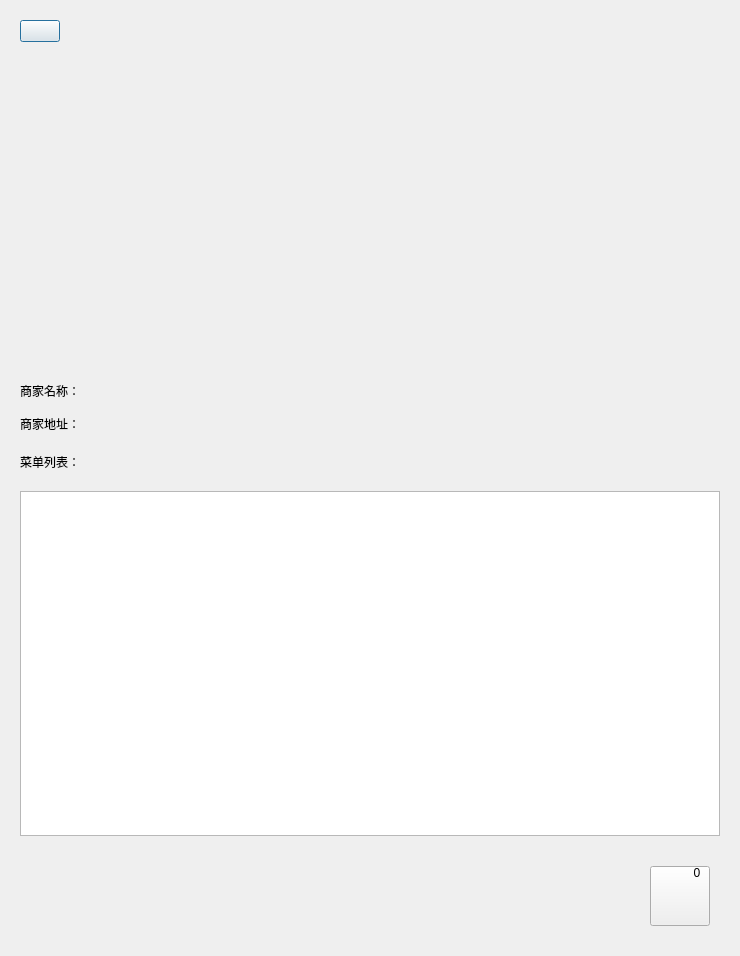
<?xml version="1.0" encoding="UTF-8"?>
<ui version="4.0">
 <class>MerchantDialog</class>
 <widget class="QDialog" name="MerchantDialog">
  <property name="geometry">
   <rect>
    <x>0</x>
    <y>0</y>
    <width>740</width>
    <height>956</height>
   </rect>
  </property>
  <property name="windowTitle">
   <string>商家信息</string>
  </property>
  <layout class="QVBoxLayout" name="verticalLayout">
   <property name="spacing">
    <number>20</number>
   </property>
   <property name="leftMargin">
    <number>20</number>
   </property>
   <property name="topMargin">
    <number>20</number>
   </property>
   <property name="rightMargin">
    <number>20</number>
   </property>
   <property name="bottomMargin">
    <number>20</number>
   </property>
   <item>
    <widget class="QPushButton" name="menu_return_btn">
     <property name="maximumSize">
      <size>
       <width>40</width>
       <height>40</height>
      </size>
     </property>
     <property name="cursor">
      <cursorShape>PointingHandCursor</cursorShape>
     </property>
     <property name="text">
      <string/>
     </property>
    </widget>
   </item>
   <item>
    <widget class="QWidget" name="imageContainer" native="true">
     <property name="minimumSize">
      <size>
       <width>700</width>
       <height>300</height>
      </size>
     </property>
     <property name="maximumSize">
      <size>
       <width>700</width>
       <height>300</height>
      </size>
     </property>
     <layout class="QHBoxLayout" name="horizontalLayout">
      <property name="spacing">
       <number>0</number>
      </property>
      <property name="leftMargin">
       <number>0</number>
      </property>
      <property name="topMargin">
       <number>0</number>
      </property>
      <property name="rightMargin">
       <number>19</number>
      </property>
      <property name="bottomMargin">
       <number>0</number>
      </property>
      <item>
       <widget class="QLabel" name="imageLabel">
        <property name="sizePolicy">
         <sizepolicy hsizetype="Expanding" vsizetype="Expanding">
          <horstretch>0</horstretch>
          <verstretch>0</verstretch>
         </sizepolicy>
        </property>
        <property name="minimumSize">
         <size>
          <width>300</width>
          <height>300</height>
         </size>
        </property>
        <property name="maximumSize">
         <size>
          <width>300</width>
          <height>300</height>
         </size>
        </property>
        <property name="layoutDirection">
         <enum>Qt::LeftToRight</enum>
        </property>
        <property name="scaledContents">
         <bool>true</bool>
        </property>
        <property name="alignment">
         <set>Qt::AlignLeading|Qt::AlignLeft|Qt::AlignVCenter</set>
        </property>
       </widget>
      </item>
     </layout>
    </widget>
   </item>
   <item>
    <layout class="QFormLayout" name="formLayout">
     <property name="horizontalSpacing">
      <number>15</number>
     </property>
     <property name="verticalSpacing">
      <number>15</number>
     </property>
     <item row="0" column="0">
      <widget class="QLabel" name="nameLabel">
       <property name="text">
        <string>商家名称：</string>
       </property>
      </widget>
     </item>
     <item row="0" column="1">
      <widget class="QLabel" name="nameValueLabel">
       <property name="text">
        <string/>
       </property>
      </widget>
     </item>
     <item row="1" column="0">
      <widget class="QLabel" name="locationLabel">
       <property name="text">
        <string>商家地址：</string>
       </property>
      </widget>
     </item>
     <item row="1" column="1">
      <widget class="QLabel" name="locationValueLabel">
       <property name="text">
        <string/>
       </property>
      </widget>
     </item>
    </layout>
   </item>
   <item>
    <widget class="QLabel" name="menuTitleLabel">
     <property name="text">
      <string>菜单列表：</string>
     </property>
    </widget>
   </item>
   <item>
    <widget class="QListWidget" name="menuListWidget">
     <property name="minimumSize">
      <size>
       <width>0</width>
       <height>200</height>
      </size>
     </property>
    </widget>
   </item>
   <item>
    <layout class="QHBoxLayout" name="cartLayout">
     <property name="rightMargin">
      <number>0</number>
     </property>
     <item>
      <spacer name="horizontalSpacer">
       <property name="orientation">
        <enum>Qt::Horizontal</enum>
       </property>
       <property name="sizeHint" stdset="0">
        <size>
         <width>40</width>
         <height>20</height>
        </size>
       </property>
      </spacer>
     </item>
     <item>
      <widget class="QWidget" name="cartContainer" native="true">
       <property name="minimumSize">
        <size>
         <width>80</width>
         <height>80</height>
        </size>
       </property>
       <property name="maximumSize">
        <size>
         <width>80</width>
         <height>80</height>
        </size>
       </property>
       <widget class="QPushButton" name="cartButton">
        <property name="geometry">
         <rect>
          <x>10</x>
          <y>10</y>
          <width>60</width>
          <height>60</height>
         </rect>
        </property>
        <property name="cursor">
         <cursorShape>PointingHandCursor</cursorShape>
        </property>
        <property name="text">
         <string/>
        </property>
       </widget>
       <widget class="QLabel" name="cartCountLabel">
        <property name="geometry">
         <rect>
          <x>45</x>
          <y>5</y>
          <width>24</width>
          <height>24</height>
         </rect>
        </property>
        <property name="text">
         <string>0</string>
        </property>
        <property name="alignment">
         <set>Qt::AlignCenter</set>
        </property>
       </widget>
      </widget>
     </item>
    </layout>
   </item>
  </layout>
 </widget>
 <resources/>
 <connections/>
</ui>
